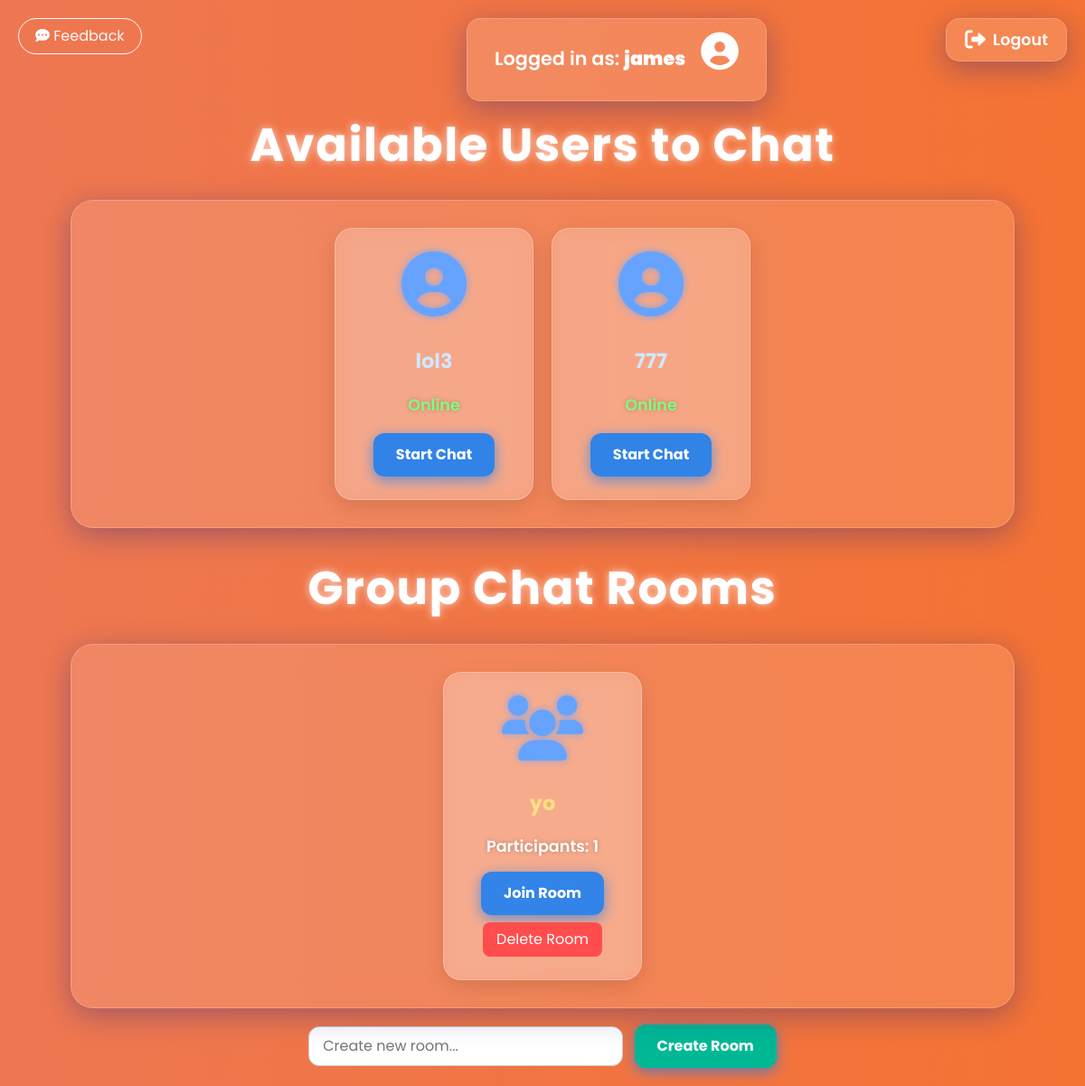
Before: /chat/ (signed in) with the older database file.
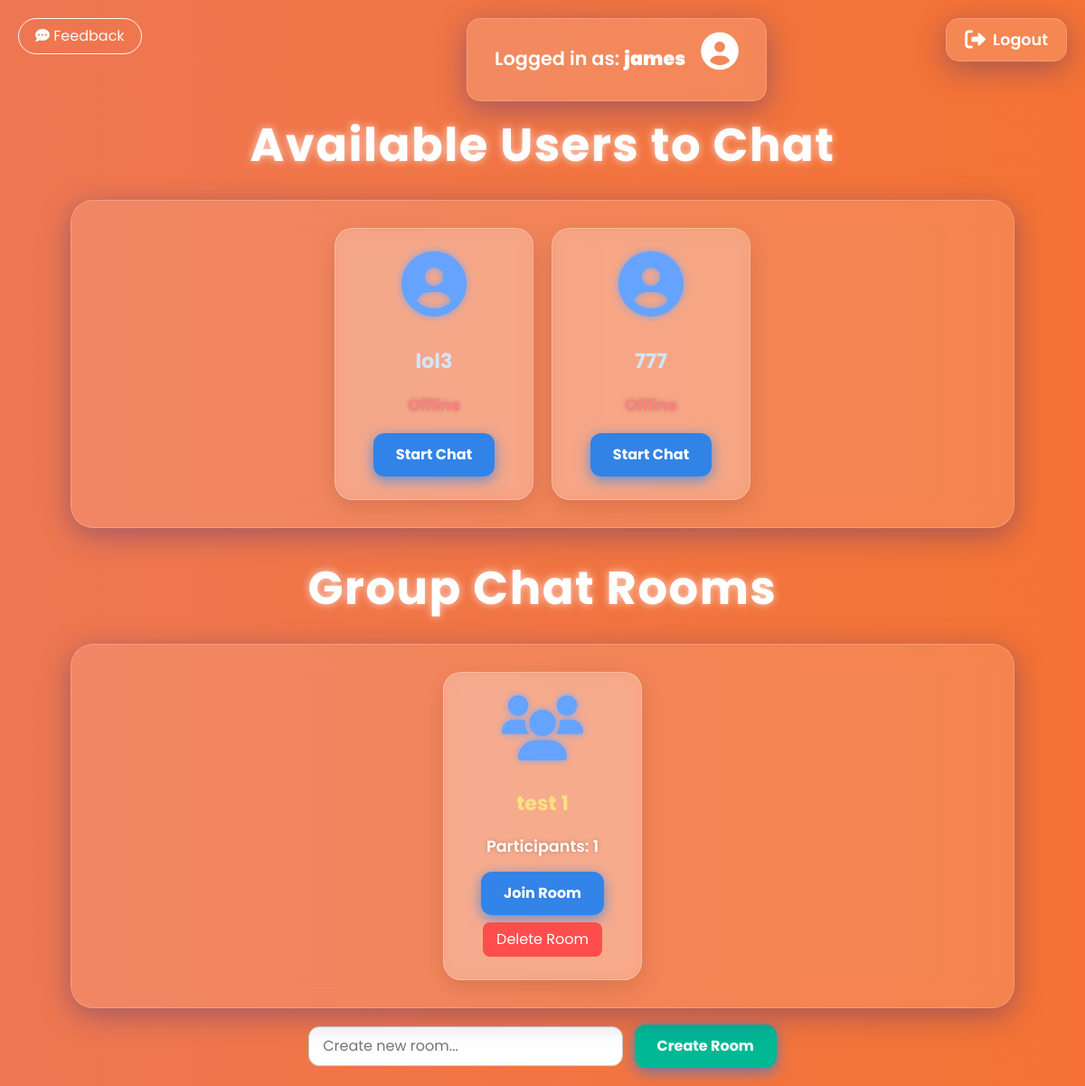
After: the same page with the newer database file.
### c_application/models.py (models this page shows, shortened)
class CustomUser(AbstractUser):
    is_online = models.BooleanField(default=False)

class ChatRoom(models.Model):
    name = models.CharField(max_length=100, unique=True)
    participants = models.ManyToManyField(settings.AUTH_USER_MODEL, related_name='chat_rooms')

### c_application/views.py (the view, shortened to what this page needs)
# urls.py: path('chat/', views.chat_home, name='chat_home'),
def chat_home(request):
    users = User.objects.exclude(id=request.user.id)
    rooms = ChatRoom.objects.all()
    unread_counts = {
        user.id: Message.objects.filter(sender=user, recipient=request.user, read=False).count()
        for user in users
    }
    room_unread_counts = {
        room.id: Message.objects.filter(
            room=room,
            recipient__isnull=True,  # group messages
            read=False
        ).exclude(sender=request.user).count()
        for room in rooms
    }
    return render(request, 'chat/chat_home.html', {
        'users': users,
        'rooms': rooms,
        'unread_counts': unread_counts,
        'room_unread_counts': room_unread_counts,
        'request_user': request.user,
    })

### c_application/templatetags/custom_filters.py (called while the page is built)
@register.filter
def get_item(dictionary, key):
    return dictionary.get(key)

### c_application/templates/chat/chat_home.html (shortened to what this page needs)
<!DOCTYPE html>
<html>
<head>
    <link rel="stylesheet" href="https://cdnjs.cloudflare.com/ajax/libs/font-awesome/6.0.0-beta3/css/all.min.css" />
    <link href="https://cdn.jsdelivr.net/npm/bootstrap@5.3.0/dist/css/bootstrap.min.css" rel="stylesheet">
</head>
<body>
    {% load custom_filters %}
    <button id="feedback-btn" class="btn btn-outline-light" style="position:fixed;top:20px;left:20px;z-index:20;border-radius:50px;padding:7px 18px;font-size:1em;">
        <i class="fas fa-comment-dots"></i> <span>Feedback</span>
    </button>
    <div class="current-user">
    <p>
        Logged in as: <strong>{{ request.user.username }}</strong>
        {% if request.user.profile_image %}
            <img src="{{ request.user.profile_image.url }}" alt="profile image"
                style="width:38px;height:38px;border-radius:50%;object-fit:cover;vertical-align:middle;margin-left:12px;">
        {% else %}
            <i class="fas fa-user-circle" style="font-size:2em;margin-left:12px;"></i>
        {% endif %}
    </p>
</div>
    <div class="logout">
        <a href="{% url 'logout' %}">
            <i class="fas fa-sign-out-alt"></i> Logout
        </a>
    </div>
    <div class="main-content">
        <h2>Available Users to Chat</h2>
        <div class="user-list" style="justify-content: center; align-items: center;">
        {% for user in users %}
            <div class="user-card" style="position:relative;">
                <div style="margin-bottom: 18px;">
                    {% if user.profile_image %}
                        <img src="{{ user.profile_image.url }}" alt="profile image" style="width:70px;height:70px;border-radius:50%;object-fit:cover;">
                    {% else %}
                        <i class="fas fa-user-circle"></i>
                    {% endif %}
                </div>
                <div style="margin-bottom: 10px;">
                    <a href="{% url 'chat' user.id %}">{{ user.username }}</a>
                </div>
                <div class="user-status" style="margin-bottom: 18px;">
                    {% if user.is_online %}
                        <span style="color: #7fff7f;">Online</span>
                    {% else %}
                        <span style="color: #ff7f7f;">Offline</span>
                    {% endif %}
                </div>
                <button onclick="startChat('{{ user.id }}')" class="chat-button">Start Chat</button>
            </div>
        {% endfor %}
        </div>
        <h2 style="margin-top: 36px;">Group Chat Rooms</h2>
        <div class="user-list" style="justify-content: center; align-items: center;">
            {% if rooms %}
                {% for room in rooms %}
                    <div class="user-card" style="background:rgba(255,255,255,0.22);">
                        <i class="fas fa-users"></i>
                        <div style="margin: 16px 0 10px 0;">
                            <a href="{% url 'room_detail' room.id %}" style="color: #ffe082;">{{ room.name }}</a>
                        </div>
                        <div class="user-status" style="margin-bottom: 14px;">
                            Participants: {{ room.participants.count }}
                        </div>
                        <button onclick="window.location.href='{% url 'room_detail' room.id %}'" class="chat-button">
                            Join Room
                        </button>
                        <form method="POST" action="{% url 'delete_room' room.id %}" style="margin-top:8px;">
                            <button type="submit" style="background: #ff4d4d; color: #fff; border-radius: 8px; padding: 7px 15px; border: none; cursor: pointer;">
                                Delete Room
                            </button>
                        </form>
                    </div>
                {% endfor %}
            {% else %}
                <p style="color:white;">No rooms yet. Create one!</p>
            {% endif %}
        </div>
        <form method="POST" style="margin-top: 18px; text-align:center;">
            <input type="text" name="room_name" placeholder="Create new room..." required style="padding:9px 15px; border-radius:12px; border:1px solid #ccc; margin-right:8px;">
            <button type="submit" class="chat-button" style="background:#00b894;">Create Room</button>
        </form>
    </div>
</body>
</html>

### c_application/templates/chat/chat_home.html (style rules this page uses)
:root { --main-bg: linear-gradient(270deg, #6a11cb, #2575fc, #ff6a00, #ee7752); --user-card-bg: rgba(255, 255, 255, 0.18); --user-list-bg: rgba(255, 255, 255, 0.12); --text-color: #fff; --badge-bg: #ff4d4d; --chat-btn-bg: rgba(0, 123, 255, 0.8); }
body { font-family: 'Poppins', 'Segoe UI', Tahoma, Geneva, Verdana, sans-serif; background: var(--main-bg); background-size: 800% 800%; animation: animatedGradient 20s ease infinite; margin: 0; padding: 20px; min-height: 100vh; color: var(--text-color); -webkit-font-smoothing: antialiased; -moz-osx-font-smoothing: grayscale; display: flex; flex-direction: column; align-items: center; }
.main-content { margin-top: 110px; width: 100%; display: flex; flex-direction: column; align-items: center; }
h2 { color: #fff; text-align: center; margin-bottom: 30px; font-size: 3.2em; font-weight: 700; text-shadow: 0 0 10px rgba(255,255,255,0.7); animation: fadeIn 1.5s ease forwards; letter-spacing: 1.5px; }
.current-user { position: fixed; top: 20px; left: 43%; transform: translateX(-50%); background: rgba(255, 255, 255, 0.15); border-radius: 15px; padding: 15px 30px; color: #fff; font-size: 1.3em; font-weight: 600; box-shadow: 0 8px 32px 0 rgba(31, 38, 135, 0.37); backdrop-filter: blur(10px); -webkit-backdrop-filter: blur(10px); border: 1px solid rgba(255, 255, 255, 0.18); animation: fadeIn 2s ease forwards; z-index: 10; white-space: nowrap; }
.logout { position: fixed; top: 20px; right: 20px; z-index: 11; }
.logout a { display: flex; align-items: center; gap: 8px; background: rgba(255, 255, 255, 0.15); border-radius: 15px; padding: 10px 20px; color: #fff; font-size: 1.1em; font-weight: 600; text-decoration: none; box-shadow: 0 8px 32px 0 rgba(31, 38, 135, 0.37); backdrop-filter: blur(10px); -webkit-backdrop-filter: blur(10px); border: 1px solid rgba(255, 255, 255, 0.18); transition: box-shadow 0.3s ease, color 0.3s ease; }
.logout a i { font-size: 1.3em; }
.user-list { display: flex; flex-wrap: wrap; gap: 20px; justify-content: center; background: var(--user-list-bg); border-radius: 25px; padding: 30px 40px; box-shadow: 0 8px 32px 0 rgba(31, 38, 135, 0.37); backdrop-filter: blur(15px); -webkit-backdrop-filter: blur(15px); border: 1px solid rgba(255, 255, 255, 0.2); animation: fadeIn 1.5s ease forwards; max-width: 1200px; width: 90%; margin-top: 0; }
.user-card { background: var(--user-card-bg); border-radius: 20px; box-shadow: 0 8px 25px rgba(0, 0, 0, 0.12); padding: 25px 20px; text-align: center; width: 220px; transition: transform 0.3s ease, box-shadow 0.3s ease; backdrop-filter: blur(10px); -webkit-backdrop-filter: blur(10px); border: 1px solid rgba(255, 255, 255, 0.25); color: var(--text-color); display: flex; flex-direction: column; align-items: center; }
.user-card a { text-decoration: none; color: #d0e7ff; font-size: 1.4em; font-weight: 700; margin: 10px 0; transition: color 0.3s ease; }
.user-card i { font-size: 4.5em; color: #66a3ff; margin-bottom: 15px; text-shadow: 0 0 8px rgba(102, 163, 255, 0.8); }
.chat-button { margin-top: auto; padding: 12px 25px; border: none; background-color: var(--chat-btn-bg); color: white; border-radius: 12px; cursor: pointer; font-weight: 700; font-size: 1em; transition: background-color 0.3s ease, box-shadow 0.3s ease; box-shadow: 0 4px 15px rgba(0, 123, 255, 0.6); user-select: none; }
.user-status { margin-top: 8px; font-size: 1.1em; font-weight: 600; text-shadow: 0 0 5px rgba(0,0,0,0.25); }
.user-list { -ms-overflow-style: none; scrollbar-width: none; }

Changed rows visible on the page:
removed ChatRoom: name "yo", participants.count "1"
changed CustomUser "lol3": is_online "Online" → "Offline"
changed CustomUser (number 3 of 3 on the later page): is_online "Online" → "Offline"
added ChatRoom: name "test 1", participants.count "1"
